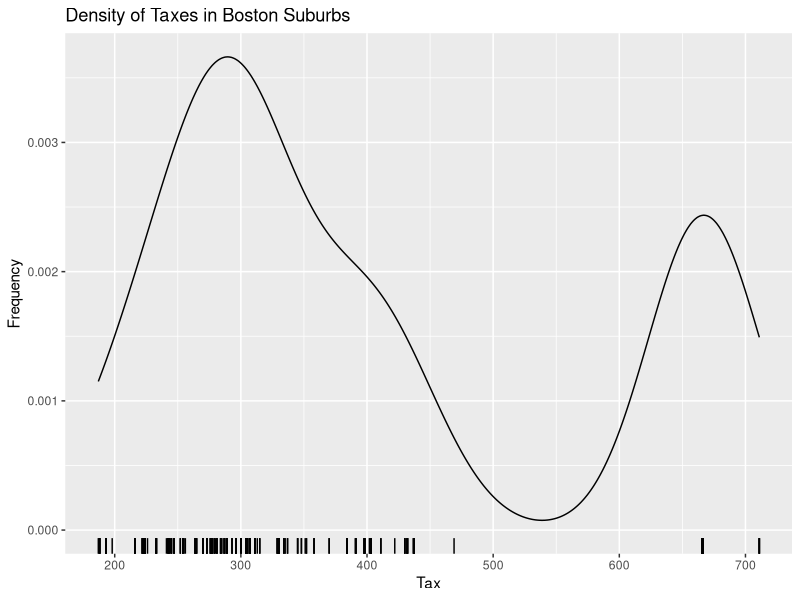
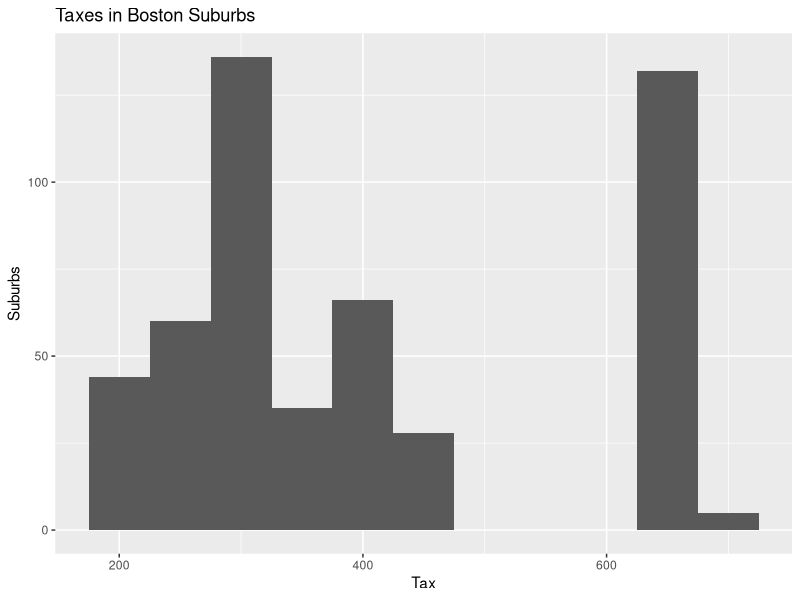
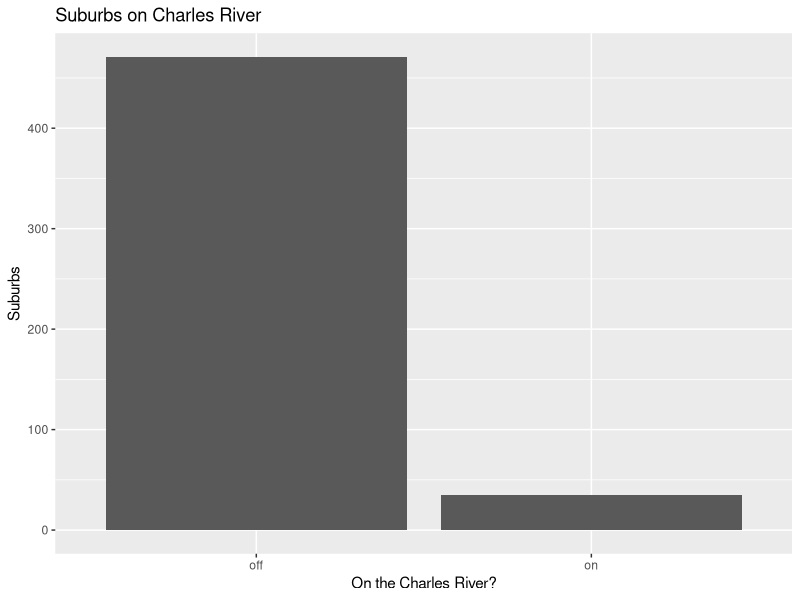
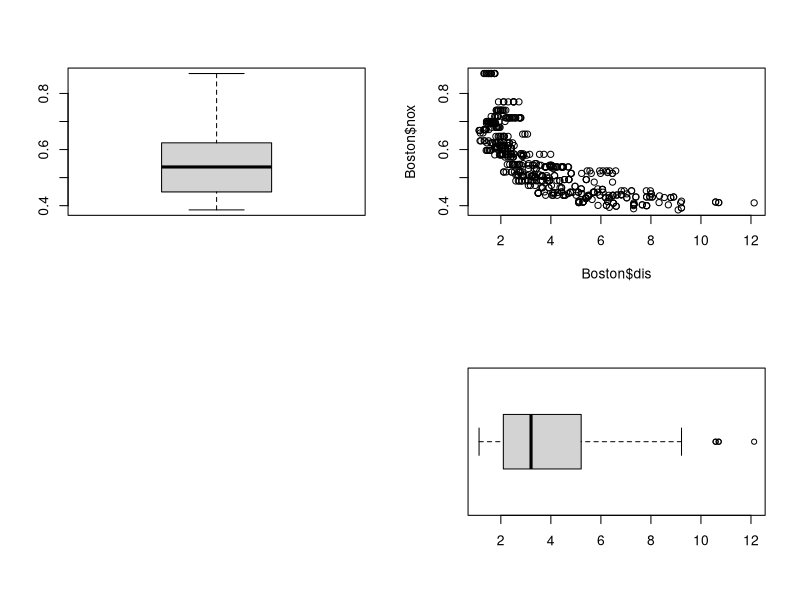
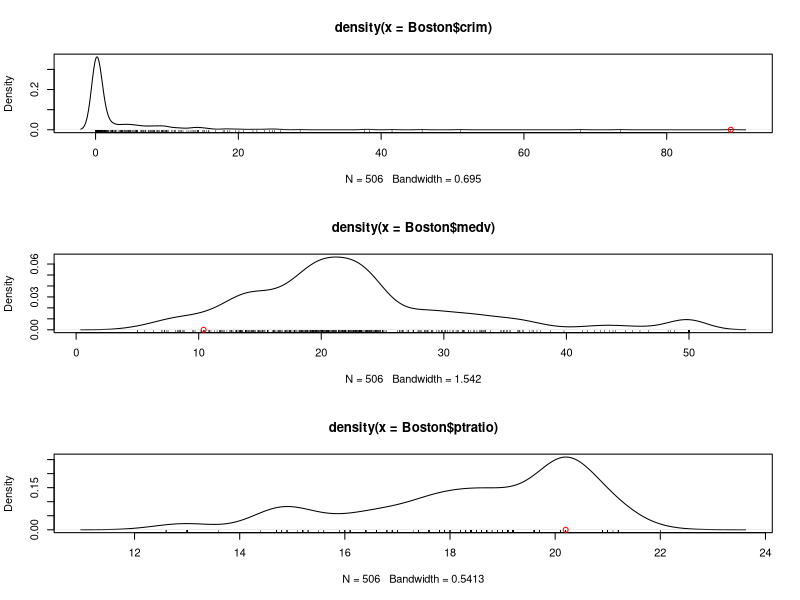

Generate these figures, in order, with R:
## ---- chunk 1
require("MASS")
## ---- chunk 2
Boston$chas = factor(Boston$chas, labels=c("off", "on"))
## ---- chunk 3
dim(Boston)
## ---- chunk 4
library(ggplot2)
ggplot(Boston, aes(x = tax)) +
  geom_density() +         # Add the density plot
  geom_rug() +             # Add rug plots along the x-axis
  labs(x = "Tax",  # Add x-label
       y = "Frequency",  # Add y-label
       title = "Density of Taxes in Boston Suburbs")  # Add title

## ---- chunk 5
ggplot(Boston, aes(x = tax)) +
  geom_histogram(binwidth = 50) +
  labs(x = "Tax",  # Add x-label
       y = "Suburbs",  # Add y-label
       title = "Taxes in Boston Suburbs")  # Add title
## ---- chunk 6

## ---- chunk 7
ggplot(Boston, aes(x=chas)) +
  geom_bar() + 
  labs(x = "On the Charles River?",  # Add x-label
       y = "Suburbs",  # Add y-label
       title = "Suburbs on Charles River")  # Add title + 

## ---- chunk 8
sum(Boston$chas == "on")
## ---- chunk 9
layout(matrix(c(1, 2, 3, 4), nrow = 2, ncol = 2))
# Plot 1
boxplot(Boston$nox)

# Plot 3
plot.new()


plot(Boston$dis, Boston$nox)

boxplot(Boston$dis, horizontal = TRUE)

## ---- chunk 10
crimMax = max(Boston$crim)
r = which.max(Boston$crim)

layout(matrix(c(1, 2, 3), nrow = 3, ncol = 1))

plot(density(Boston$crim) )
rug(Boston$crim)
points(x=crimMax, y=0, col="red")
plot(density(Boston$medv))
rug(Boston$medv)
points(x=Boston$medv[r], y=0, col="red")
plot(density(Boston$ptratio))
rug(Boston$ptratio)
points(x=Boston$ptratio[r], y=0, col="red")

